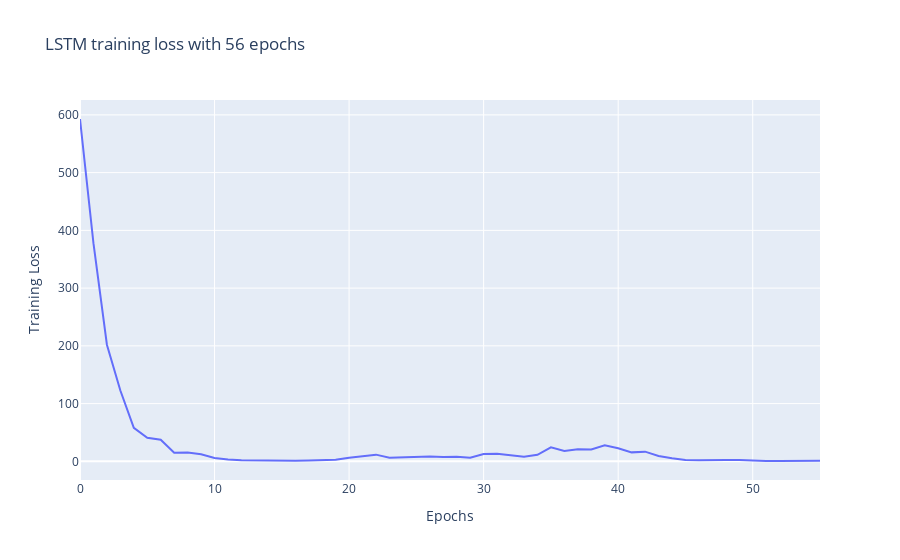

The notebook cell this image was saved under:
### Markdown cell above
### 4.2 In-Sample LSTM MODEL

### Code cell
# TRAINING OF LSTM IN-SAMPLE MODEL and PLOT OF RESULTS AND OBTAINED PREDICTIONS
LSTM_in_sample = lstm_train(n_input, batch_size, train_np, len(train_np), True)
predictions['LSTM_In-Sample%'] = lst_predict(n_input, train_np, test_start_index, LSTM_in_sample)
predictions = predictions.round(3)
predictions

### Figure 1 — Plotly figure (JSON) as saved in the notebook; plotly's stock layout.template omitted (floating-point values rounded to 4 significant figures)
{"data": [{"hovertemplate": "Epochs=%{x}<br>Training Loss=%{y}<extra></extra>", "legendgroup": "", "line": {"color": "#636efa", "dash": "solid"}, "marker": {"symbol": "circle"}, "mode": "lines", "name": "", "orientation": "v", "showlegend": false, "type": "scatter", "x": [0, 1, 2, 3, 4, 5, 6, 7, 8, 9, 10, 11, 12, 13, 14, 15, 16, 17, 18, 19, 20, 21, 22, 23, 24, 25, 26, 27, 28, 29, 30, 31, 32, 33, 34, 35, 36, 37, 38, 39, 40, 41, 42, 43, 44, 45, 46, 47, 48, 49, 50, 51, 52, 53, 54, 55], "xaxis": "x", "y": [592.9, 377.9, 202.0, 122.7, 58.04, 40.88, 37.38, 14.98, 15.13, 12.15, 5.912, 3.207, 1.929, 1.463, 1.27, 0.9896, 1.088, 1.506, 2.548, 2.686, 6.198, 9.08, 11.62, 6.218, 6.826, 6.714, 8.526, 7.687, 7.787, 6.295, 12.74, 13.17, 10.25, 7.909, 11.38, 24.24, 17.99, 21.1, 20.69, 27.87, 22.67, 15.56, 16.78, 9.242, 5.469, 2.354, 2.09, 2.734, 2.5, 2.224, 1.228, 0.622, 0.6825, 0.7179, 0.8541, 1.127], "yaxis": "y"}], "layout": {"legend": {"tracegroupgap": 0}, "title": {"text": "LSTM training loss with 56 epochs"}, "xaxis": {"anchor": "y", "domain": [0, 1], "title": {"text": "Epochs"}}, "yaxis": {"anchor": "x", "domain": [0, 1], "title": {"text": "Training Loss"}}}}
